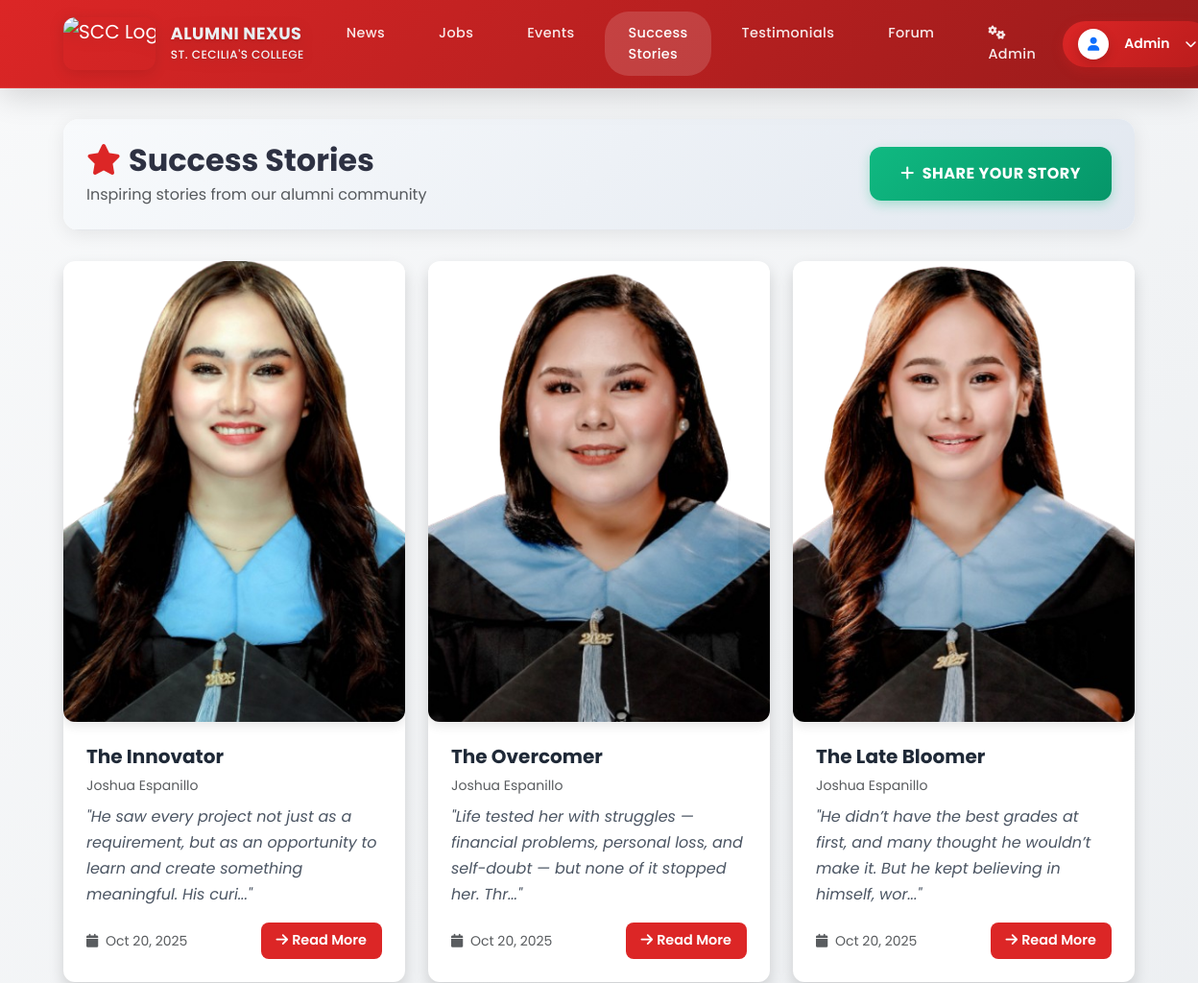
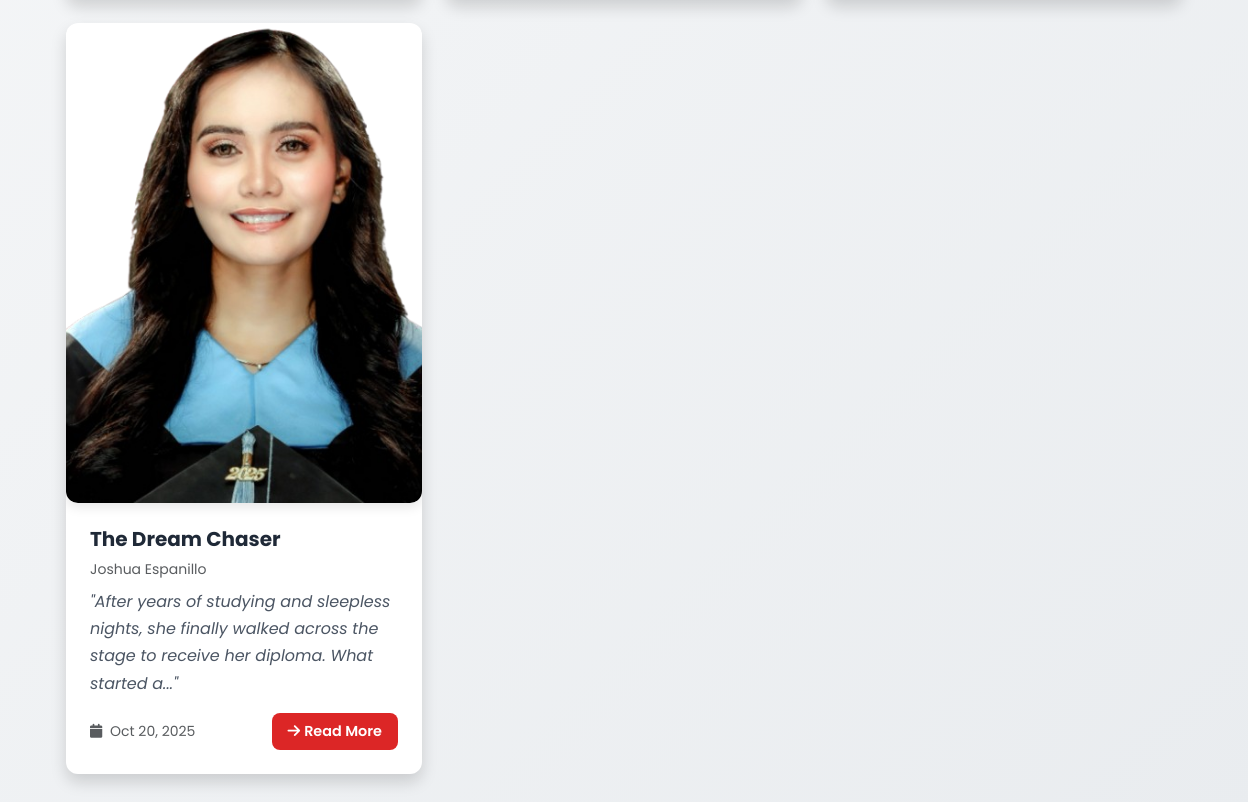
Screenshot of /success-stories/index.php (signed in) with the database file from the repository (2 pictures, top to bottom).
### tables this page shows
CREATE TABLE `success_stories` (
  `id` int(30) NOT NULL,
  `user_id` int(30) NOT NULL,
  `title` varchar(255) NOT NULL,
  `content` text NOT NULL,
  `image` varchar(255) DEFAULT NULL,
  `created` datetime NOT NULL DEFAULT current_timestamp(),
  `status` tinyint(1) NOT NULL DEFAULT 0 COMMENT '0=pending,1=approved'
);

CREATE TABLE `alumnus_bio` (
  `id` int(30) NOT NULL,
  `firstname` varchar(200) NOT NULL,
  `middlename` varchar(200) DEFAULT '',
  `lastname` varchar(200) NOT NULL,
  `gender` varchar(10) NOT NULL,
  `batch` year(4) NOT NULL,
  `course_id` int(30) NOT NULL,
  `email` varchar(250) NOT NULL,
  `contact` varchar(20) NOT NULL DEFAULT '',
  `address` varchar(255) NOT NULL DEFAULT '',
  `occupation` varchar(255) DEFAULT NULL COMMENT 'Current occupation/job title',
  `connected_to` text DEFAULT NULL,
  `avatar` text DEFAULT NULL,
  `status` tinyint(1) NOT NULL DEFAULT 0 COMMENT '0= Unverified, 1= Verified',
  `date_created` datetime NOT NULL DEFAULT current_timestamp()
);

### success-stories/index.php (the view, shortened to what this page needs)
<?php
$pdo = get_pdo();
try {
    $stmt = $pdo->prepare('
        SELECT ss.*, u.username, ab.firstname, ab.lastname
        FROM success_stories ss
        LEFT JOIN users u ON ss.user_id = u.id
        LEFT JOIN alumnus_bio ab ON u.alumnus_id = ab.id
        WHERE ss.status = 1
        ORDER BY ss.created DESC
    ');
    $stmt->execute();
    $stories = $stmt->fetchAll();
} catch (Exception $e) {
    $stories = [];
}
include __DIR__ . '/../inc/header.php';
?>
<div class="container main-content">
    <div class="row">
        <div class="col-12">
            <div class="success-stories-container">
                <div class="story-header">
                    <div class="d-flex justify-content-between align-items-center">
                        <div>
                            <h2 class="mb-1" style="color: #2d3142; font-weight: 700;">
                                <i class="fas fa-star me-2" style="color: #dc2626;"></i>Success Stories
                            </h2>
                            <p class="text-muted mb-0">Inspiring stories from our alumni community</p>
                        </div>
                        <div>
                            <button type="button" class="btn btn-share-story" data-bs-toggle="modal" data-bs-target="#createStoryModal">
                                <i class="fas fa-plus me-2"></i>Share Your Story
                            </button>
                        </div>
                    </div>
                </div>
            </div>
            <?php if (empty($stories)): ?>
            <div class="empty-state">
                <i class="fas fa-star"></i>
                <h3>No Success Stories Yet</h3>
                <p>Be the first to share your inspiring success story with the alumni community!</p>
            </div>
            <?php else: ?>
                <div class="row">
                    <?php foreach ($stories as $story): ?>
                        <div class="col-lg-4 col-md-6 mb-4">
                            <div class="card border-0 shadow h-100" style="border-radius: 12px; overflow: hidden;">
                                <?php if (!empty($story['image'])): ?>
                                    <img src="/scratch/<?= htmlspecialchars($story['image']) ?>"
                                         alt="<?= htmlspecialchars($story['title']) ?>"
                                         class="story-image"
                                         style="width: 100%;">
                                <?php else: ?>
                                    <div style="height: 480px; background: linear-gradient(135deg, #dc2626, #b91c1c); display: flex; align-items: center; justify-content: center;">
                                        <i class="fas fa-star text-white" style="font-size: 4rem;"></i>
                                    </div>
                                <?php endif; ?>
                                <div class="card-body p-4 d-flex flex-column">
                                    <h5 class="fw-bold mb-2" style="color:#1f2937;"><?= htmlspecialchars($story['title']) ?></h5>
                                    <p class="text-muted small mb-2"><?= htmlspecialchars($story['firstname'] . ' ' . $story['lastname']) ?></p>
                                    <p class="mb-3" style="line-height:1.7; color:#4b5563; font-style: italic;">"<?= htmlspecialchars(substr($story['content'], 0, 120)) ?><?= strlen($story['content']) > 120 ? '...' : '' ?>"</p>
                                    <div class="d-flex justify-content-between align-items-center mt-auto">
                                        <small class="text-muted">
                                            <i class="fas fa-calendar me-1"></i>
                                            <?= date('M d, Y', strtotime($story['created'])) ?>
                                        </small>
                                        <button type="button" class="btn btn-read-more"
                                                data-bs-toggle="modal" data-bs-target="#storyModal"
                                                data-story-id="<?= $story['id'] ?>"
                                                data-story-title="<?= htmlspecialchars($story['title']) ?>"
                                                data-story-content="<?= htmlspecialchars($story['content']) ?>"
                                                data-story-image="<?= htmlspecialchars($story['image'] ?? '') ?>"
                                                data-story-author="<?= htmlspecialchars($story['firstname'] . ' ' . $story['lastname']) ?>"
                                                data-story-date="<?= date('M d, Y', strtotime($story['created'])) ?>">
                                            <i class="fas fa-arrow-right me-1"></i>Read More
                                        </button>
                                    </div>
                                </div>
                            </div>
                        </div>
                    <?php endforeach; ?>
                </div>
            <?php endif; ?>
        </div>
    </div>
</div>
<?php include __DIR__ . '/../inc/footer.php'; ?>

### inc/header.php (style rules this page uses)
body { font-family: 'Poppins', sans-serif; background: linear-gradient(135deg, #f8f9fa 0%, #e9ecef 100%); min-height: 100vh; }
.main-content { padding-top: 2rem; padding-bottom: 2rem; }

### success-stories/index.php (style rules this page uses)
.success-stories-container { background: white; border-radius: 16px; box-shadow: 0 4px 20px rgba(0,0,0,0.08); overflow: hidden; margin-bottom: 2rem; }
.story-image { height: 480px; width: 100%; object-fit: cover; object-position: top center; border-radius: 12px; box-shadow: 0 4px 12px rgba(0,0,0,0.1); }
.story-header { background: linear-gradient(135deg, #f8fafc, #e2e8f0); border-bottom: 1px solid #e5e7eb; padding: 1.5rem; }
.btn-read-more { background: #dc2626; color: white; border: none; padding: 8px 16px; font-weight: 600; border-radius: 8px; font-size: 0.9rem; transition: all 0.3s ease; }
.btn-share-story { background: linear-gradient(135deg, #10b981, #059669); color: white; padding: 1rem 2rem; border-radius: 12px; font-weight: 700; font-size: 1rem; transition: all 0.3s ease; border: none; text-transform: uppercase; letter-spacing: 0.5px; box-shadow: 0 4px 12px rgba(16, 185, 129, 0.3); }

### rows the page displays
success_stories: image (picture), title "The Innovator", alumnus_bio.firstname+lastname "Joshua Espanillo", content "He saw every project not just as a requirement, but as an opportunity to learn and create something meaningful. His curi", created "Oct 20, 2025"
success_stories: image (picture), title "The Overcomer", alumnus_bio.firstname+lastname "Joshua Espanillo", content "Life tested her with struggles — financial problems, personal loss, and self-doubt — but none of it stopped her. Thr", created "Oct 20, 2025"
success_stories: image (picture), title "The Late Bloomer", alumnus_bio.firstname+lastname "Joshua Espanillo", content "He didn’t have the best grades at first, and many thought he wouldn’t make it. But he kept believing in himself, wor", created "Oct 20, 2025"
success_stories: image (picture), title "The Dream Chaser", alumnus_bio.firstname+lastname "Joshua Espanillo", content "After years of studying and sleepless nights, she finally walked across the stage to receive her diploma. What started a", created "Oct 20, 2025"

### other values shown
$user['name'] "Admin"
